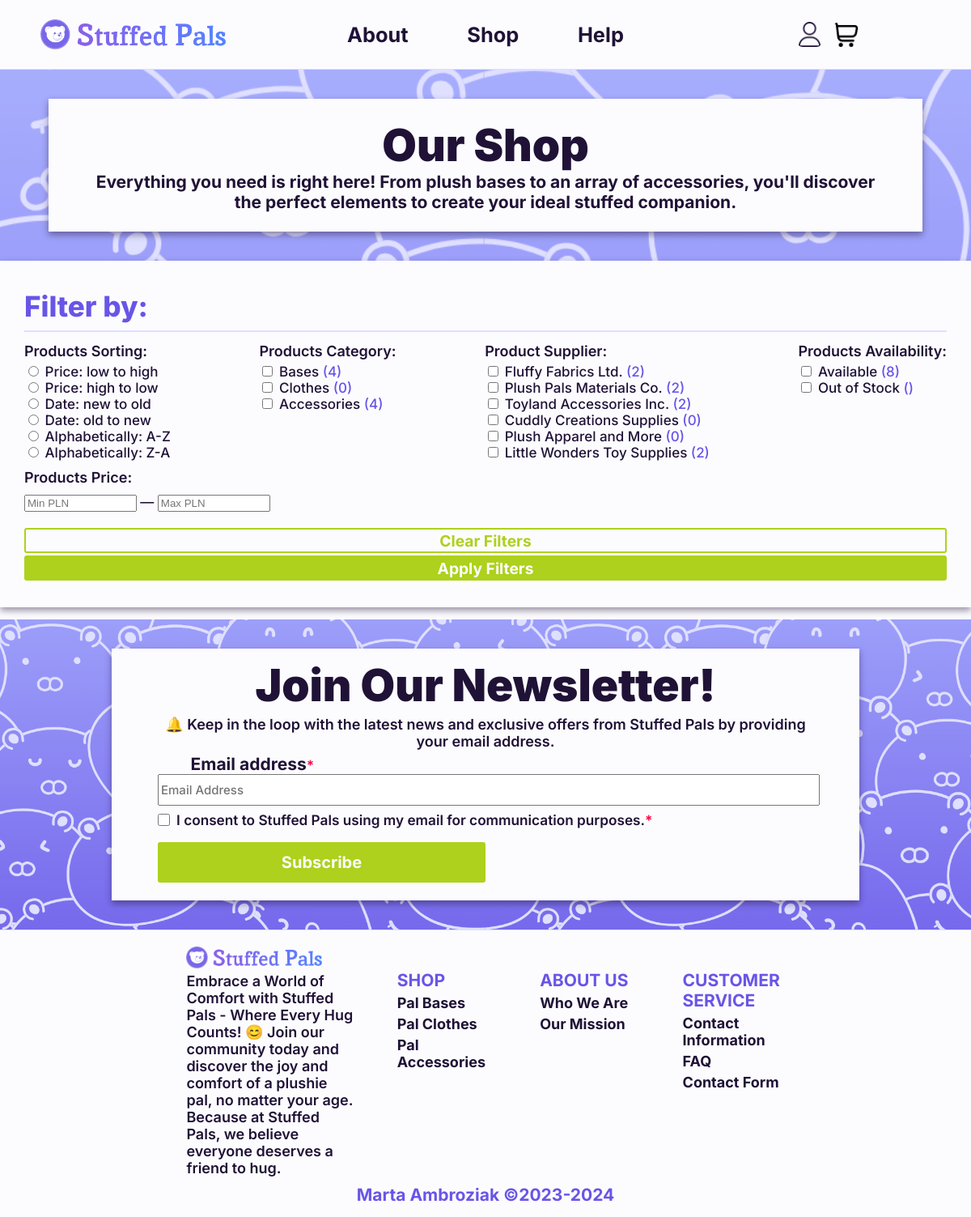
Page /shop_page/shop.php on the committed database.
### tables this page shows
CREATE TABLE IF NOT EXISTS `category` (
  `id` int(11) NOT NULL AUTO_INCREMENT,
  `category_name` varchar(100) DEFAULT NULL,
  PRIMARY KEY (`id`)
);

CREATE TABLE IF NOT EXISTS `supplier` (
  `id` int(11) NOT NULL AUTO_INCREMENT,
  `supplier_name` varchar(100) DEFAULT NULL,
  `supplier_address` varchar(100) DEFAULT NULL,
  `supplier_email` varchar(100) DEFAULT NULL,
  `supplier_phone_number` varchar(12) DEFAULT NULL,
  PRIMARY KEY (`id`)
);

### shop_page/supplierfilter_loader.php (the view, shortened to what this page needs)
<?php
    require_once "../config.php";
    $selectedSupplier = isset($_GET["supplier"]) ? $_GET["supplier"] : null;
    $query = "CALL GetProductSuppliers";
    if ($result = $conn->query($query)) {
        while ($row = $result->fetch_assoc()) {
            $supplierName = htmlspecialchars($row["supplier_name"]);
            $productCount = $row["product_count"];
            $isChecked = ($supplierName === $selectedSupplier) ? " checked" : "";
            echo "<label><input type='checkbox' name='product_supplier[]' value='" . $supplierName . "'" . $isChecked . "> " . $supplierName . " <span style='font-size: 17px; color: var(--primary-color);'>(" . $productCount . ")</span></label>";
        }
    } else {
        echo "<h4> Error while loading suppliers</h4>";
    }
?>

### shop_page/categoryfilter_loader.php (shortened to what this page needs)
<?php
    require_once "../config.php";
    $selectedCategory = isset($_GET["category"]) ? $_GET["category"] : null;
    $query = "CALL GetProductCategories";
    if ($result = $conn->query($query)) {
        while ($row = $result->fetch_assoc()) {
            $categoryName = htmlspecialchars($row["category_name"]);
            $productCount = $row["product_count"];
            $isChecked = ($categoryName === $selectedCategory) ? " checked" : "";
            echo "<label><input type='checkbox' name='product_category[]' value='" . $categoryName . "'" . $isChecked . "> " . $categoryName . " <span style='font-size: 17px; color: var(--primary-color);'>(" . $productCount . ")</span></label>";
        }
    } else {
        echo "<h4> Error while loading categories</h4>";
    }
?>

### styles.css (style rules this page uses)
:root { --white-background-color: #fcfcff; --default-color: #201236; --shadow-color: #20123673; --primary-color: #6855E7; --secondary-color: #4F40AE; --tertiary-color: #DFDFFF; --gradient-light-color: #999AF9; --gradient-dark-color: #786CED; --action-color-default: #ADD11C; --action-color-hover: #85A30C; --action-color-disabled: #999999; --alert-color: #ff0a47; --page-width: 100%; }
body { padding: 0px; margin: 0px; background-color: var(--tertiary-color); color: var(--default-color); font-family: 'Inter', sans-serif; font-weight: 500; font-size: 17px; }
h1, h2, h3, h4, span, p { margin-top: 5px; margin-bottom: 5px; color: var(--default-color); }
span, p { font-weight: 500; font-size: 17px; }

### rows in the picture
category: category_name "Bases", productCount "4"
category: category_name "Clothes", productCount "0"
category: category_name "Accessories", productCount "4"
supplier: supplier_name "Fluffy Fabrics Ltd.", productCount "2"
supplier: supplier_name "Plush Pals Materials Co.", productCount "2"
supplier: supplier_name "Toyland Accessories Inc.", productCount "2"
supplier: supplier_name "Cuddly Creations Supplies", productCount "0"
supplier: supplier_name "Plush Apparel and More", productCount "0"
supplier: supplier_name "Little Wonders Toy Supplies", productCount "2"

### other values in the picture
$availableCount "8"
